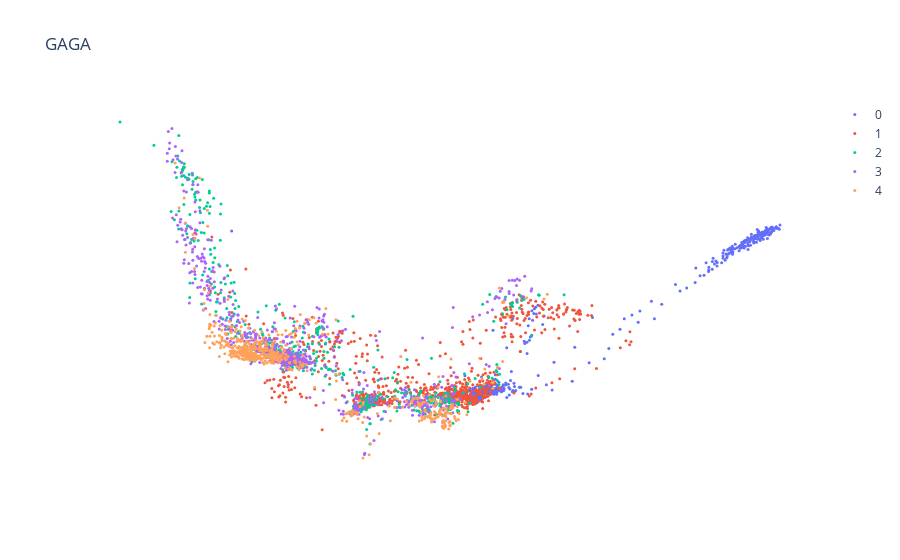
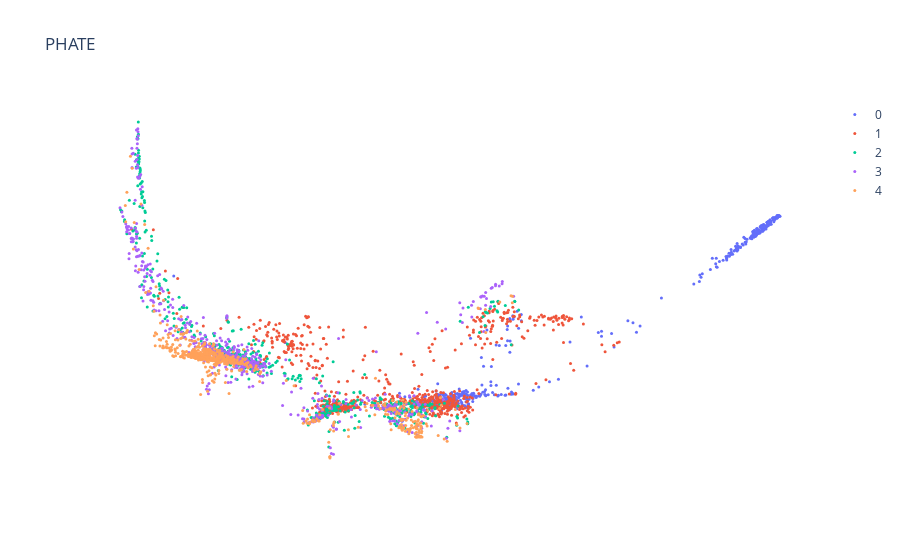

These figures' notebook cell, in order:
### Code cell
# results_path = f'results/{cfg_main.data_name}/{cfg_main.dimensions_latent}'
# pathlib.Path(results_path).mkdir(parents=True, exist_ok=True)
cfg_main_data_name = 'EB_phate'

wandb.login()
api = wandb.Api()

entity = "xingzhis"
project = "dmae"
sweep_id = cfg_main_ae_sweep_id
sweep = api.sweep(f"{entity}/{project}/{sweep_id}")
# Initialize an empty list to store run data
runs_data = []

for run in sweep.runs:
    # Extract metrics and configs
    metrics = run.summary._json_dict
    configs = run.config
    
    # Combine metrics and configs, and add run ID
    combined_data = {**metrics, **configs, "run_id": run.id}
    
    # Append the combined data to the list
    runs_data.append(combined_data)

# Create a DataFrame from the runs data
df = pd.DataFrame(runs_data)

data_name = cfg_main_data_name
# run_ids = df[(df['data.name'] == data_name) & (df['cfg/loss/weights/cycle'] == 1.) & (df['cfg/dimensions/latent'] == 3)]['run_id']
run_ids = df[(df['data.name'] == data_name) & (df['loss.weights.cycle'] == cfg_main_weights_cycle) & (df['dimensions.latent'] == cfg_main_dimensions_latent) & (df['cfg/loss/weights/reconstr']==0.01) & (df['cfg/loss/weights/dist']==77.4)]['run_id']
assert len(run_ids) == 1
run_id = run_ids.iloc[0]
run = api.run(f"{entity}/{project}/{run_id}")
# run = api.run(f"{entity}/{project}/{run_id}")
folder_path = '../../src/wandb/'
cfg = OmegaConf.create(run.config)
folder_list = glob.glob(f"{folder_path}*{run.id}*")
ckpt_files = glob.glob(f"{folder_list[0]}/files/*.ckpt")
ckpt_path = ckpt_files[0]
cfg.data.root = '../' + cfg.data.root
model = Autoencoder.load_from_checkpoint(ckpt_path)
data = np.load(f"{cfg.data.root}/{cfg.data.name}{cfg.data.filetype}", allow_pickle=True)
with torch.no_grad():
    model.eval()
    x = torch.tensor(data['data'], dtype=torch.float32, device=model.device)
    z = model.encoder(x)
    xh = model.decoder(z)
    zhh = model.encoder(xh)
zc = z.cpu().numpy()

proc = Procrustes()
z1, z2, disp = proc.fit_transform(data['phate'], zc)
scatter(z2, data['colors'], s=3, white_bkgrnd=True, ticks=False, rescale=True, title='GAGA').show()
scatter(data['phate'], data['colors'], s=3, white_bkgrnd=True, ticks=False, rescale=True, title='PHATE').show()
gaga_phate, true_phate = z2, data['phate']

### Figure 1 — Plotly figure (JSON) as saved in the notebook; plotly's stock layout.template omitted (floating-point values rounded to 4 significant figures; data arrays with more than 128 entries replaced by an {"elided": "..."} marker saying what was removed)
{"data": [{"marker": {"color": 0, "colorscale": [[0, "#440154"], [0.1111, "#482878"], [0.2222, "#3e4989"], [0.3333, "#31688e"], [0.4444, "#26828e"], [0.5556, "#1f9e89"], [0.6667, "#35b779"], [0.7778, "#6ece58"], [0.8889, "#b5de2b"], [1, "#fde725"]], "opacity": 1, "size": 3}, "mode": "markers", "name": "0", "type": "scatter", "x": {"elided": "419 float values"}, "y": {"elided": "419 float values"}}, {"marker": {"color": 1, "opacity": 1, "size": 3}, "mode": "markers", "name": "1", "type": "scatter", "x": {"elided": "758 float values"}, "y": {"elided": "758 float values"}}, {"marker": {"color": 2, "opacity": 1, "size": 3}, "mode": "markers", "name": "2", "type": "scatter", "x": {"elided": "598 float values"}, "y": {"elided": "598 float values"}}, {"marker": {"color": 3, "opacity": 1, "size": 3}, "mode": "markers", "name": "3", "type": "scatter", "x": {"elided": "652 float values"}, "y": {"elided": "652 float values"}}, {"marker": {"color": 4, "opacity": 1, "size": 3}, "mode": "markers", "name": "4", "type": "scatter", "x": {"elided": "573 float values"}, "y": {"elided": "573 float values"}}], "layout": {"paper_bgcolor": "white", "plot_bgcolor": "white", "scene": {"xaxis": {"title": {"text": "X"}}, "yaxis": {"title": {"text": "Y"}}}, "showlegend": true, "title": {"text": "GAGA"}, "xaxis": {"showgrid": false, "showline": false, "showticklabels": false, "ticks": "", "zeroline": false}, "yaxis": {"showgrid": false, "showline": false, "showticklabels": false, "ticks": "", "zeroline": false}}}

### Figure 2 — Plotly figure (JSON) as saved in the notebook; plotly's stock layout.template omitted (floating-point values rounded to 4 significant figures; data arrays with more than 128 entries replaced by an {"elided": "..."} marker saying what was removed)
{"data": [{"marker": {"color": 0, "colorscale": [[0, "#440154"], [0.1111, "#482878"], [0.2222, "#3e4989"], [0.3333, "#31688e"], [0.4444, "#26828e"], [0.5556, "#1f9e89"], [0.6667, "#35b779"], [0.7778, "#6ece58"], [0.8889, "#b5de2b"], [1, "#fde725"]], "opacity": 1, "size": 3}, "mode": "markers", "name": "0", "type": "scatter", "x": {"elided": "419 float values"}, "y": {"elided": "419 float values"}}, {"marker": {"color": 1, "opacity": 1, "size": 3}, "mode": "markers", "name": "1", "type": "scatter", "x": {"elided": "758 float values"}, "y": {"elided": "758 float values"}}, {"marker": {"color": 2, "opacity": 1, "size": 3}, "mode": "markers", "name": "2", "type": "scatter", "x": {"elided": "598 float values"}, "y": {"elided": "598 float values"}}, {"marker": {"color": 3, "opacity": 1, "size": 3}, "mode": "markers", "name": "3", "type": "scatter", "x": {"elided": "652 float values"}, "y": {"elided": "652 float values"}}, {"marker": {"color": 4, "opacity": 1, "size": 3}, "mode": "markers", "name": "4", "type": "scatter", "x": {"elided": "573 float values"}, "y": {"elided": "573 float values"}}], "layout": {"paper_bgcolor": "white", "plot_bgcolor": "white", "scene": {"xaxis": {"title": {"text": "X"}}, "yaxis": {"title": {"text": "Y"}}}, "showlegend": true, "title": {"text": "PHATE"}, "xaxis": {"showgrid": false, "showline": false, "showticklabels": false, "ticks": "", "zeroline": false}, "yaxis": {"showgrid": false, "showline": false, "showticklabels": false, "ticks": "", "zeroline": false}}}
